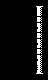

Rendered tile map (Tiled .tmx) drawn with the repository's tilesets; below, a short description and the full map source, tile grids included:
An orthogonal 3x5 tile map with 16x16 px tiles, 1 tile layer (Kachelebene 1).

<map version="1.2" tiledversion="1.3.3" orientation="orthogonal" renderorder="right-down" width="3" height="5" tilewidth="16" tileheight="16" infinite="0" nextlayerid="2" nextobjectid="1">
 <tileset firstgid="1" source="myPONG.tsx" />
 <layer id="1" name="Kachelebene 1" width="3" height="5">
  <data encoding="csv">
207,207,573,
207,207,634,
207,207,634,
207,207,634,
207,207,637
</data>
 </layer>
</map>
